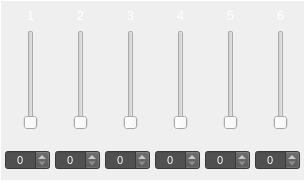
    <widget class="CustomFrame" name="frame_PADsynth_Haromonies1_6">
     <property name="geometry">
      <rect>
       <x>430</x>
       <y>190</y>
       <width>305</width>
       <height>181</height>
      </rect>
     </property>
     <property name="styleSheet">
      <string notr="true">color: rgb(255, 255, 255);</string>
     </property>
     <property name="frameShape">
      <enum>QFrame::Panel</enum>
     </property>
     <property name="frameShadow">
      <enum>QFrame::Plain</enum>
     </property>
     <property name="midLineWidth">
      <number>1</number>
     </property>
     <widget class="QLabel" name="label_406">
      <property name="geometry">
       <rect>
        <x>15</x>
        <y>5</y>
        <width>31</width>
        <height>21</height>
       </rect>
      </property>
      <property name="font">
       <font>
        <pointsize>10</pointsize>
       </font>
      </property>
      <property name="styleSheet">
       <string notr="true">color: rgb(255, 255, 255);</string>
      </property>
      <property name="text">
       <string>1</string>
      </property>
      <property name="alignment">
       <set>Qt::AlignCenter</set>
      </property>
     </widget>
     <widget class="CustomSpinBox" name="spinBox_PADsynth_Harmony_1">
      <property name="geometry">
       <rect>
        <x>5</x>
        <y>150</y>
        <width>45</width>
        <height>20</height>
       </rect>
      </property>
      <property name="font">
       <font>
        <pointsize>8</pointsize>
       </font>
      </property>
      <property name="focusPolicy">
       <enum>Qt::NoFocus</enum>
      </property>
      <property name="styleSheet">
       <string notr="true">background-color: rgb(80,80,80);
color: rgb(255, 255, 255);</string>
      </property>
      <property name="alignment">
       <set>Qt::AlignCenter</set>
      </property>
      <property name="readOnly">
       <bool>false</bool>
      </property>
      <property name="accelerated">
       <bool>true</bool>
      </property>
      <property name="maximum">
       <number>100</number>
      </property>
      <property name="value">
       <number>0</number>
      </property>
     </widget>
     <widget class="CustomVerticalSlider" name="verticalSlider_PADsynth_Harmony_1">
      <property name="geometry">
       <rect>
        <x>20</x>
        <y>30</y>
        <width>22</width>
        <height>100</height>
       </rect>
      </property>
      <property name="maximum">
       <number>100</number>
      </property>
      <property name="orientation">
       <enum>Qt::Vertical</enum>
      </property>
      <property name="tickPosition">
       <enum>QSlider::NoTicks</enum>
      </property>
      <property name="tickInterval">
       <number>10</number>
      </property>
     </widget>
     <widget class="CustomSpinBox" name="spinBox_PADsynth_Harmony_2">
      <property name="geometry">
       <rect>
        <x>55</x>
        <y>150</y>
        <width>45</width>
        <height>20</height>
       </rect>
      </property>
      <property name="font">
       <font>
        <pointsize>8</pointsize>
       </font>
      </property>
      <property name="focusPolicy">
       <enum>Qt::NoFocus</enum>
      </property>
      <property name="styleSheet">
       <string notr="true">background-color: rgb(80,80,80);
color: rgb(255, 255, 255);</string>
      </property>
      <property name="alignment">
       <set>Qt::AlignCenter</set>
      </property>
      <property name="readOnly">
       <bool>false</bool>
      </property>
      <property name="accelerated">
       <bool>true</bool>
      </property>
      <property name="maximum">
       <number>100</number>
      </property>
      <property name="value">
       <number>0</number>
      </property>
     </widget>
     <widget class="CustomSpinBox" name="spinBox_PADsynth_Harmony_3">
      <property name="geometry">
       <rect>
        <x>105</x>
        <y>150</y>
        <width>45</width>
        <height>20</height>
       </rect>
      </property>
      <property name="font">
       <font>
        <pointsize>8</pointsize>
       </font>
      </property>
      <property name="focusPolicy">
       <enum>Qt::NoFocus</enum>
      </property>
      <property name="styleSheet">
       <string notr="true">background-color: rgb(80,80,80);
color: rgb(255, 255, 255);</string>
      </property>
      <property name="alignment">
       <set>Qt::AlignCenter</set>
      </property>
      <property name="readOnly">
       <bool>false</bool>
      </property>
      <property name="accelerated">
       <bool>true</bool>
      </property>
      <property name="maximum">
       <number>100</number>
      </property>
      <property name="value">
       <number>0</number>
      </property>
     </widget>
     <widget class="CustomSpinBox" name="spinBox_PADsynth_Harmony_4">
      <property name="geometry">
       <rect>
        <x>155</x>
        <y>150</y>
        <width>45</width>
        <height>20</height>
       </rect>
      </property>
      <property name="font">
       <font>
        <pointsize>8</pointsize>
       </font>
      </property>
      <property name="focusPolicy">
       <enum>Qt::NoFocus</enum>
      </property>
      <property name="styleSheet">
       <string notr="true">background-color: rgb(80,80,80);
color: rgb(255, 255, 255);</string>
      </property>
      <property name="alignment">
       <set>Qt::AlignCenter</set>
      </property>
      <property name="readOnly">
       <bool>false</bool>
      </property>
      <property name="accelerated">
       <bool>true</bool>
      </property>
      <property name="maximum">
       <number>100</number>
      </property>
      <property name="value">
       <number>0</number>
      </property>
     </widget>
     <widget class="CustomSpinBox" name="spinBox_PADsynth_Harmony_5">
      <property name="geometry">
       <rect>
        <x>205</x>
        <y>150</y>
        <width>45</width>
        <height>20</height>
       </rect>
      </property>
      <property name="font">
       <font>
        <pointsize>8</pointsize>
       </font>
      </property>
      <property name="focusPolicy">
       <enum>Qt::NoFocus</enum>
      </property>
      <property name="styleSheet">
       <string notr="true">background-color: rgb(80,80,80);
color: rgb(255, 255, 255);</string>
      </property>
      <property name="alignment">
       <set>Qt::AlignCenter</set>
      </property>
      <property name="readOnly">
       <bool>false</bool>
      </property>
      <property name="accelerated">
       <bool>true</bool>
      </property>
      <property name="maximum">
       <number>100</number>
      </property>
      <property name="value">
       <number>0</number>
      </property>
     </widget>
     <widget class="CustomSpinBox" name="spinBox_PADsynth_Harmony_6">
      <property name="geometry">
       <rect>
        <x>255</x>
        <y>150</y>
        <width>45</width>
        <height>20</height>
       </rect>
      </property>
      <property name="font">
       <font>
        <pointsize>8</pointsize>
       </font>
      </property>
      <property name="focusPolicy">
       <enum>Qt::NoFocus</enum>
      </property>
      <property name="styleSheet">
       <string notr="true">background-color: rgb(80,80,80);
color: rgb(255, 255, 255);</string>
      </property>
      <property name="alignment">
       <set>Qt::AlignCenter</set>
      </property>
      <property name="readOnly">
       <bool>false</bool>
      </property>
      <property name="accelerated">
       <bool>true</bool>
      </property>
      <property name="maximum">
       <number>100</number>
      </property>
      <property name="value">
       <number>0</number>
      </property>
     </widget>
     <widget class="CustomVerticalSlider" name="verticalSlider_PADsynth_Harmony_2">
      <property name="geometry">
       <rect>
        <x>70</x>
        <y>30</y>
        <width>22</width>
        <height>100</height>
       </rect>
      </property>
      <property name="maximum">
       <number>100</number>
      </property>
      <property name="orientation">
       <enum>Qt::Vertical</enum>
      </property>
      <property name="tickPosition">
       <enum>QSlider::NoTicks</enum>
      </property>
      <property name="tickInterval">
       <number>10</number>
      </property>
     </widget>
     <widget class="CustomVerticalSlider" name="verticalSlider_PADsynth_Harmony_3">
      <property name="geometry">
       <rect>
        <x>120</x>
        <y>30</y>
        <width>22</width>
        <height>100</height>
       </rect>
      </property>
      <property name="maximum">
       <number>100</number>
      </property>
      <property name="orientation">
       <enum>Qt::Vertical</enum>
      </property>
      <property name="tickPosition">
       <enum>QSlider::NoTicks</enum>
      </property>
      <property name="tickInterval">
       <number>10</number>
      </property>
     </widget>
     <widget class="CustomVerticalSlider" name="verticalSlider_PADsynth_Harmony_4">
      <property name="geometry">
       <rect>
        <x>170</x>
        <y>30</y>
        <width>22</width>
        <height>100</height>
       </rect>
      </property>
      <property name="maximum">
       <number>100</number>
      </property>
      <property name="orientation">
       <enum>Qt::Vertical</enum>
      </property>
      <property name="tickPosition">
       <enum>QSlider::NoTicks</enum>
      </property>
      <property name="tickInterval">
       <number>10</number>
      </property>
     </widget>
     <widget class="CustomVerticalSlider" name="verticalSlider_PADsynth_Harmony_5">
      <property name="geometry">
       <rect>
        <x>220</x>
        <y>30</y>
        <width>22</width>
        <height>100</height>
       </rect>
      </property>
      <property name="maximum">
       <number>100</number>
      </property>
      <property name="orientation">
       <enum>Qt::Vertical</enum>
      </property>
      <property name="tickPosition">
       <enum>QSlider::NoTicks</enum>
      </property>
      <property name="tickInterval">
       <number>10</number>
      </property>
     </widget>
     <widget class="CustomVerticalSlider" name="verticalSlider_PADsynth_Harmony_6">
      <property name="geometry">
       <rect>
        <x>270</x>
        <y>30</y>
        <width>22</width>
        <height>100</height>
       </rect>
      </property>
      <property name="maximum">
       <number>100</number>
      </property>
      <property name="orientation">
       <enum>Qt::Vertical</enum>
      </property>
      <property name="tickPosition">
       <enum>QSlider::NoTicks</enum>
      </property>
      <property name="tickInterval">
       <number>10</number>
      </property>
     </widget>
     <widget class="QLabel" name="label_407">
      <property name="geometry">
       <rect>
        <x>65</x>
        <y>5</y>
        <width>31</width>
        <height>21</height>
       </rect>
      </property>
      <property name="font">
       <font>
        <pointsize>10</pointsize>
       </font>
      </property>
      <property name="styleSheet">
       <string notr="true">color: rgb(255, 255, 255);</string>
      </property>
      <property name="text">
       <string>2</string>
      </property>
      <property name="alignment">
       <set>Qt::AlignCenter</set>
      </property>
     </widget>
     <widget class="QLabel" name="label_408">
      <property name="geometry">
       <rect>
        <x>115</x>
        <y>5</y>
        <width>31</width>
        <height>21</height>
       </rect>
      </property>
      <property name="font">
       <font>
        <pointsize>10</pointsize>
       </font>
      </property>
      <property name="styleSheet">
       <string notr="true">color: rgb(255, 255, 255);</string>
      </property>
      <property name="text">
       <string>3</string>
      </property>
      <property name="alignment">
       <set>Qt::AlignCenter</set>
      </property>
     </widget>
     <widget class="QLabel" name="label_409">
      <property name="geometry">
       <rect>
        <x>165</x>
        <y>5</y>
        <width>31</width>
        <height>21</height>
       </rect>
      </property>
      <property name="font">
       <font>
        <pointsize>10</pointsize>
       </font>
      </property>
      <property name="styleSheet">
       <string notr="true">color: rgb(255, 255, 255);</string>
      </property>
      <property name="text">
       <string>4</string>
      </property>
      <property name="alignment">
       <set>Qt::AlignCenter</set>
      </property>
     </widget>
     <widget class="QLabel" name="label_410">
      <property name="geometry">
       <rect>
        <x>215</x>
        <y>5</y>
        <width>31</width>
        <height>21</height>
       </rect>
      </property>
      <property name="font">
       <font>
        <pointsize>10</pointsize>
       </font>
      </property>
      <property name="styleSheet">
       <string notr="true">color: rgb(255, 255, 255);</string>
      </property>
      <property name="text">
       <string>5</string>
      </property>
      <property name="alignment">
       <set>Qt::AlignCenter</set>
      </property>
     </widget>
     <widget class="QLabel" name="label_411">
      <property name="geometry">
       <rect>
        <x>265</x>
        <y>5</y>
        <width>31</width>
        <height>21</height>
       </rect>
      </property>
      <property name="font">
       <font>
        <pointsize>10</pointsize>
       </font>
      </property>
      <property name="styleSheet">
       <string notr="true">color: rgb(255, 255, 255);</string>
      </property>
      <property name="text">
       <string>6</string>
      </property>
      <property name="alignment">
       <set>Qt::AlignCenter</set>
      </property>
     </widget>
    </widget>
